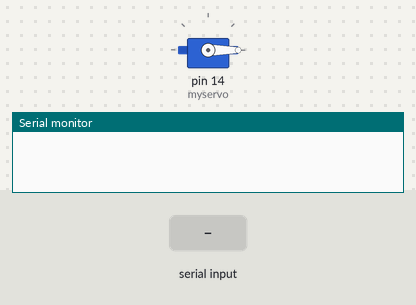
Recording of a sketch running on a simulated Arduino Uno, built with avr-gcc and run on an emulated ATmega328P. Shown: servo, the last lines printed to the serial monitor. Inputs (shaded band) come from the test bench.

Above: at 1.2 s.
1.3 s: "90,45\n" received over Serial
At 4.0 s:
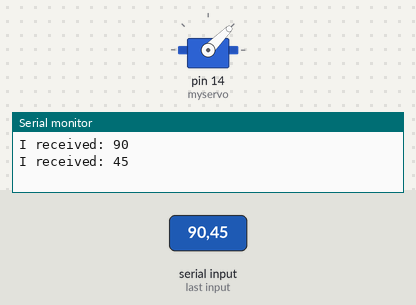
4.3 s: "30,150\n" received over Serial
At 6.0 s:
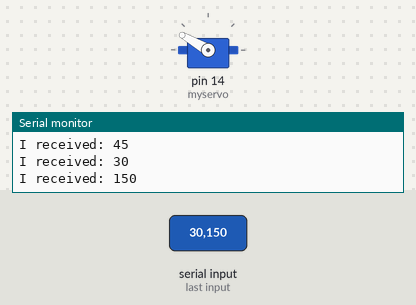
6.8 s: "200\n" received over Serial
At 7.2 s:
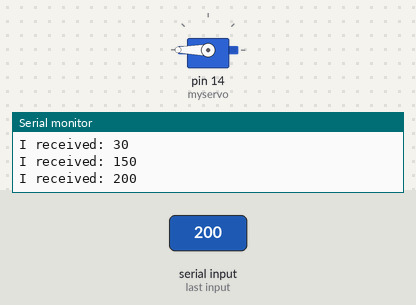
9.8 s: "90\n" received over Serial
At 10.7 s:
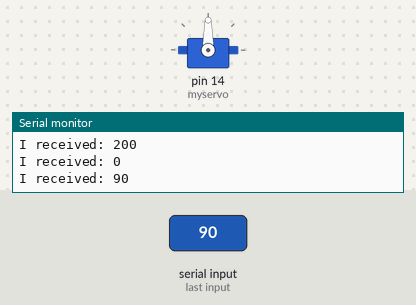
Timing chart, 0 to 13.3 s (numbered marks = the images above; inputs shaded):
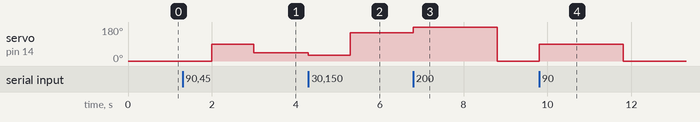

The sketch:

ReadAngleTurnServo.ino
```cpp
// (licence header left out)
#include <Servo.h>

Servo myservo;
int incommingByte=0;

void setup() {
  myservo.attach(14);
  Serial.begin(9600);
}

void loop() {

  if(Serial.available()>0){
    incommingByte=Serial.parseInt();
    Serial.print("I received: ");
    Serial.println(incommingByte,DEC);
  }
  myservo.write(incommingByte);
  delay(1000);
}
```

Measured:
- after the input at 1.3 s, servo on pin 14 (myservo): 0° → 90° after 0.70 s, → 45° 1.0 s later
- after the input at 4.3 s, servo on pin 14 (myservo): 45° → 30° at once, → 150° 1.0 s later
- after the input at 6.8 s, servo on pin 14 (myservo): 150° → 180° at once, → 0° 2.0 s later
- after the input at 9.8 s, servo on pin 14 (myservo): 0° → 90° at once, → 0° 2.0 s later
